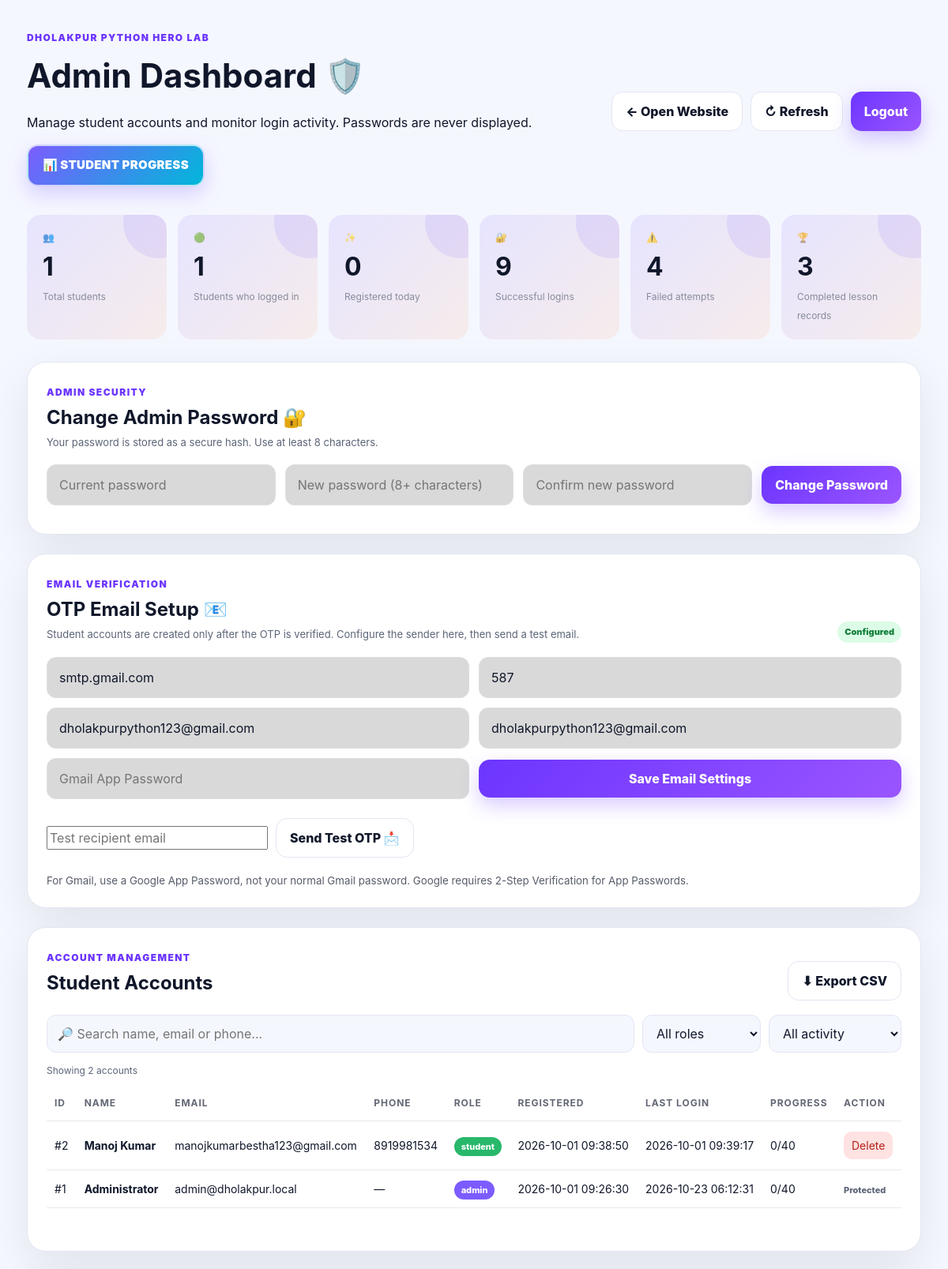
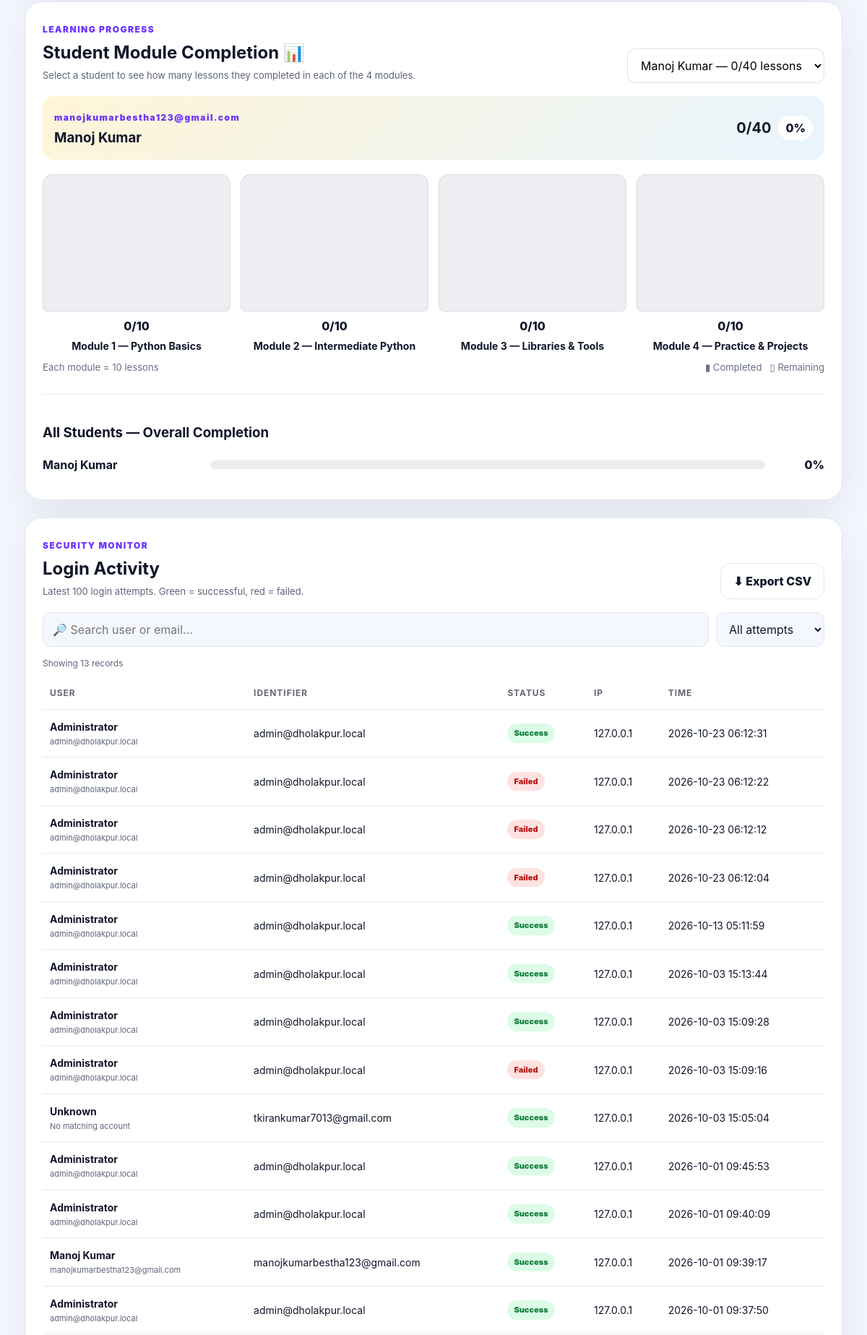
The page /admin (signed in, upper part) on the database its author committed (2 pictures, top to bottom).
### tables this page shows
CREATE TABLE users (
        id INTEGER PRIMARY KEY AUTOINCREMENT,
        name TEXT NOT NULL,
        email TEXT UNIQUE NOT NULL,
        phone TEXT,
        password_hash TEXT NOT NULL,
        role TEXT NOT NULL DEFAULT 'student',
        created_at TIMESTAMP DEFAULT CURRENT_TIMESTAMP,
        last_login TIMESTAMP
    );

CREATE TABLE login_logs (
        id INTEGER PRIMARY KEY AUTOINCREMENT,
        user_id INTEGER,
        identifier TEXT NOT NULL,
        success INTEGER NOT NULL,
        ip TEXT,
        login_at TIMESTAMP DEFAULT CURRENT_TIMESTAMP,
        FOREIGN KEY(user_id) REFERENCES users(id)
    );

### app.py (the view)
@app.route('/admin')
def admin():
    if not current_user() or current_user()['role'] != 'admin':
        return redirect(url_for('login_page'))
    c=db()
    users_rows=c.execute('''SELECT u.id,u.name,u.email,u.phone,u.role,u.created_at,u.last_login,
                      (SELECT COUNT(*) FROM lesson_progress p WHERE p.user_id=u.id AND p.completed=1) AS completed_lessons
                      FROM users u ORDER BY u.id DESC''').fetchall()
    users=[]
    student_progress=[]
    for r in users_rows:
        uid=r['id']
        m1=c.execute('SELECT COUNT(*) FROM lesson_progress WHERE user_id=? AND completed=1 AND lesson_no BETWEEN 1 AND 10',(uid,)).fetchone()[0]
        m2=c.execute('SELECT COUNT(*) FROM lesson_progress WHERE user_id=? AND completed=1 AND lesson_no BETWEEN 11 AND 20',(uid,)).fetchone()[0]
        m3=c.execute('SELECT COUNT(*) FROM lesson_progress WHERE user_id=? AND completed=1 AND lesson_no BETWEEN 21 AND 30',(uid,)).fetchone()[0]
        m4=c.execute('SELECT COUNT(*) FROM lesson_progress WHERE user_id=? AND completed=1 AND lesson_no BETWEEN 31 AND 40',(uid,)).fetchone()[0]
        item=dict(r)
        item['module_progress']=[m1,m2,m3,m4]
        users.append(item)
        if r['role']=='student':
            student_progress.append({'id':r['id'],'name':r['name'],'email':r['email'],'completed':r['completed_lessons'],'modules':[m1,m2,m3,m4]})
    logs=c.execute('''SELECT l.id,l.identifier,l.success,l.ip,l.login_at,u.name,u.email
                      FROM login_logs l LEFT JOIN users u ON u.id=l.user_id
                      ORDER BY l.id DESC LIMIT 100''').fetchall()
    total_users = c.execute("SELECT COUNT(*) FROM users WHERE role!='admin'").fetchone()[0]
    active_users = c.execute("SELECT COUNT(*) FROM users WHERE role!='admin' AND last_login IS NOT NULL").fetchone()[0]
    today_users = c.execute("SELECT COUNT(*) FROM users WHERE role!='admin' AND date(created_at)=date('now','localtime')").fetchone()[0]
    successful_logins = c.execute("SELECT COUNT(*) FROM login_logs WHERE success=1").fetchone()[0]
    failed_logins = c.execute("SELECT COUNT(*) FROM login_logs WHERE success=0").fetchone()[0]
    completed_lessons = c.execute("SELECT COUNT(*) FROM lesson_progress WHERE completed=1").fetchone()[0]
    c.close()
    stats = {
        'total_users': total_users,
        'active_users': active_users,
        'today_users': today_users,
        'successful_logins': successful_logins,
        'failed_logins': failed_logins,
        'completed_lessons': completed_lessons,
    }
    return render_template('admin.html',users=users,logs=logs,stats=stats,user=current_user(),student_progress=student_progress)

### app.py (called while the page is built)
def db():
    c = sqlite3.connect(DB)
    c.row_factory = sqlite3.Row
    return c

def current_user():
    return session.get('user')

### templates/admin.html (shortened to what this page needs)
<!doctype html>
<html lang="en">
<head>
<link rel="stylesheet" href="{{ url_for('static',filename='css/style.css') }}">
</head>
<body>
<main class="admin-page">
  <header class="admin-head">
    <div>
      <span class="eyebrow">DHOLAKPUR PYTHON HERO LAB</span>
      <h1>Admin Dashboard 🛡️</h1>
      <p>Manage student accounts and monitor login activity. Passwords are never displayed.</p>
      <a href="#learningProgress" class="progress-top-button" aria-label="Open Student Progress">📊 STUDENT PROGRESS</a>
    </div>
    <div>
      <div class="admin-actions">
        <a class="btn ghost" href="/">← Open Website</a>
        <button class="btn ghost" id="refreshBtn">↻ Refresh</button>
        <button class="btn primary" id="logoutBtn">Logout</button>
      </div>
    </div>
  </header>
  <section class="admin-stats admin-stats-five">
    <div class="stat-card"><span class="stat-icon">👥</span><b>{{ stats.total_users }}</b><span>Total students</span></div>
    <div class="stat-card"><span class="stat-icon">🟢</span><b>{{ stats.active_users }}</b><span>Students who logged in</span></div>
    <div class="stat-card"><span class="stat-icon">✨</span><b>{{ stats.today_users }}</b><span>Registered today</span></div>
    <div class="stat-card"><span class="stat-icon">🔐</span><b>{{ stats.successful_logins }}</b><span>Successful logins</span></div>
    <div class="stat-card"><span class="stat-icon">⚠️</span><b>{{ stats.failed_logins }}</b><span>Failed attempts</span></div>
    <div class="stat-card"><span class="stat-icon">🏆</span><b>{{ stats.completed_lessons }}</b><span>Completed lesson records</span></div>
  </section>
  <section class="admin-card password-card">
    <div class="admin-section-head">
      <div><span class="eyebrow">ADMIN SECURITY</span><h2>Change Admin Password 🔐</h2><p class="section-note">Your password is stored as a secure hash. Use at least 8 characters.</p></div>
    </div>
    <form id="passwordForm" class="admin-password-form">
      <input id="currentPassword" type="password" placeholder="Current password" required>
      <input id="newPassword" type="password" placeholder="New password (8+ characters)" minlength="8" required>
      <input id="confirmPassword" type="password" placeholder="Confirm new password" minlength="8" required>
      <button class="btn primary" type="submit">Change Password</button>
    </form>
  </section>
  <section class="admin-card email-settings-card">
    <div class="admin-section-head">
      <div><span class="eyebrow">EMAIL VERIFICATION</span><h2>OTP Email Setup 📧</h2><p class="section-note">Student accounts are created only after the OTP is verified. Configure the sender here, then send a test email.</p></div>
      <span id="emailStatusBadge" class="status failed">Not configured</span>
    </div>
    <form id="emailSettingsForm" class="admin-password-form" style="grid-template-columns:repeat(2,minmax(0,1fr))">
      <input id="smtpHost" value="smtp.gmail.com" placeholder="SMTP host" required>
      <input id="smtpPort" value="587" placeholder="SMTP port" required>
      <input id="smtpUser" type="email" placeholder="Sender Gmail address" required>
      <input id="smtpFrom" type="email" placeholder="From address (same as sender)">
      <input id="smtpPassword" type="password" placeholder="Gmail App Password" autocomplete="new-password">
      <button class="btn primary" type="submit">Save Email Settings</button>
    </form>
    <div style="display:flex;gap:10px;align-items:center;flex-wrap:wrap;margin-top:12px">
      <input id="testEmail" type="email" placeholder="Test recipient email" style="min-width:280px">
      <button class="btn ghost" id="testEmailBtn" type="button">Send Test OTP 📩</button>
    </div>
    <small class="security-note">For Gmail, use a Google App Password, not your normal Gmail password. Google requires 2-Step Verification for App Passwords.</small>
  </section>
  <section class="admin-card">
    <div class="admin-section-head">
      <div>
        <span class="eyebrow">ACCOUNT MANAGEMENT</span>
        <h2>Student Accounts</h2>
      </div>
      <button class="btn ghost" id="exportUsersBtn">⬇ Export CSV</button>
    </div>
    <div class="admin-filters">
      <input id="userSearch" type="search" placeholder="🔎 Search name, email or phone...">
      <select id="userRole"><option value="all">All roles</option><option value="student">Students</option><option value="admin">Admins</option></select>
      <select id="userActivity"><option value="all">All activity</option><option value="active">Logged in</option><option value="never">Never logged in</option></select>
    </div>
    <div class="filter-result" id="userResult">Showing {{ users|length }} accounts</div>
    <div class="table-wrap">
      <table id="usersTable">
        <thead><tr><th>ID</th><th>Name</th><th>Email</th><th>Phone</th><th>Role</th><th>Registered</th><th>Last Login</th><th>Progress</th><th>Action</th></tr></thead>
        <tbody>
        {% for u in users %}
          <tr data-search="{{ (u.name ~ ' ' ~ u.email ~ ' ' ~ (u.phone or ''))|lower }}" data-role="{{u.role}}" data-active="{{ 'active' if u.last_login else 'never' }}">
            <td>#{{u.id}}</td><td><strong>{{u.name}}</strong></td><td>{{u.email}}</td><td>{{u.phone or '—'}}</td>
            <td><span class="role {{u.role}}">{{u.role}}</span></td><td>{{u.created_at}}</td><td>{{u.last_login or 'Never'}}</td><td>{{u.completed_lessons }}/40</td>
            <td>{% if u.role!='admin' %}<button class="danger-btn" data-id="{{u.id}}">Delete</button>{% else %}<span class="protected">Protected</span>{% endif %}</td>
          </tr>
        {% else %}<tr><td colspan="9" class="empty-state">No accounts found.</td></tr>{% endfor %}
        </tbody>
      </table>
    </div>
  </section>
  <section class="admin-card progress-dashboard" id="learningProgress">
    <div class="admin-section-head">
      <div>
        <span class="eyebrow">LEARNING PROGRESS</span>
        <h2>Student Module Completion 📊</h2>
        <p class="section-note">Select a student to see how many lessons they completed in each of the 4 modules.</p>
      </div>
      <select id="progressStudent" class="progress-select">
        {% for s in student_progress %}<option value="{{s.id}}">{{s.name}} — {{s.completed}}/40 lessons</option>{% endfor %}
      </select>
    </div>
    <div id="progressPanel" class="progress-panel" hidden>
      <div class="progress-student-head"><div><span class="eyebrow" id="progressStudentLabel">Student</span><h3 id="progressStudentName">—</h3></div><div class="overall-badge"><strong id="overallCompleted">0/40</strong><span id="overallPercent">0%</span></div></div>
      <div class="module-chart" id="moduleChart"></div>
      <div class="module-legend"><span>Each module = 10 lessons</span><span>▮ Completed &nbsp; ▯ Remaining</span></div>
    </div>
    <div class="all-students-progress">
      <h3>All Students — Overall Completion</h3>
      <div id="studentBars"></div>
    </div>
  </section>
  <section class="admin-card">
    <div class="admin-section-head">
      <div><span class="eyebrow">SECURITY MONITOR</span><h2>Login Activity</h2><p class="section-note">Latest 100 login attempts. Green = successful, red = failed.</p></div>
      <button class="btn ghost" id="exportLogsBtn">⬇ Export CSV</button>
    </div>
    <div class="admin-filters">
      <input id="logSearch" type="search" placeholder="🔎 Search user or email...">
      <select id="logStatus"><option value="all">All attempts</option><option value="success">Successful</option><option value="failed">Failed</option></select>
    </div>
    <div class="filter-result" id="logResult">Showing {{ logs|length }} records</div>
    <div class="table-wrap">
      <table id="logsTable">
        <thead><tr><th>User</th><th>Identifier</th><th>Status</th><th>IP</th><th>Time</th></tr></thead>
        <tbody>
        {% for l in logs %}
          <tr data-search="{{ ((l.name or '') ~ ' ' ~ (l.email or '') ~ ' ' ~ l.identifier)|lower }}" data-status="{{ 'success' if l.success else 'failed' }}">
            <td><strong>{{l.name or 'Unknown'}}</strong><small class="subtext">{{l.email or 'No matching account'}}</small></td><td>{{l.identifier}}</td>
            <td><span class="status {{'success' if l.success else 'failed'}}">{{'Success' if l.success else 'Failed'}}</span></td><td>{{l.ip or '—'}}</td><td>{{l.login_at}}</td>
          </tr>
        {% else %}<tr><td colspan="5" class="empty-state">No login activity yet.</td></tr>{% endfor %}
        </tbody>
      </table>
    </div>
  </section>
</main>
</body></html>

### templates/admin.html (style rules this page uses)
.progress-select { min-width:260px;padding:12px 14px;border:1px solid rgba(0,0,0,.12);border-radius:12px;background:var(--card,#fff);font:inherit }
.progress-panel { margin-top:14px }
.progress-student-head { display:flex;justify-content:space-between;align-items:center;gap:16px;padding:16px;border-radius:16px;background:linear-gradient(135deg,rgba(255,193,7,.16),rgba(33,150,243,.10)) }
.progress-student-head h3 { margin:4px 0 0 }
.overall-badge { display:flex;align-items:center;gap:10px }
.overall-badge strong { font-size:1.25rem }
.overall-badge span { padding:5px 10px;border-radius:999px;background:#fff;font-weight:800 }
.module-chart { display:grid;grid-template-columns:repeat(4,1fr);gap:14px;align-items:end;margin-top:20px }
.module-legend { display:flex;justify-content:space-between;margin-top:10px;font-size:.82rem;color:#667085 }
.all-students-progress { margin-top:26px;padding-top:20px;border-top:1px solid rgba(0,0,0,.08) }
.progress-top-button { display:inline-flex;align-items:center;justify-content:center;gap:8px;margin-bottom:12px;padding:13px 18px;border-radius:14px;background:linear-gradient(135deg,#7c5cff,#00b8d9);color:#fff;text-decoration:none;font-weight:900;letter-spacing:.02em;box-shadow:0 10px 24px rgba(124,92,255,.25);border:2px solid rgba(255,255,255,.7) }
#learningProgress { scroll-margin-top:20px }

### rows shown on the page
users: id "2", name "Manoj Kumar", email "manojkumarbestha123@gmail.com", phone "8919981534", role "student", created_at "2026-10-01 09:38:50", last_login "2026-10-01 09:39:17", completed_lessons "0"
users: id "1", name "Administrator", email "admin@dholakpur.local", phone "—", role "admin", created_at "2026-10-01 09:26:30", last_login "2026-10-23 06:12:31", completed_lessons "0", shows "Protected"
login_logs: name "Administrator", email "admin@dholakpur.local", identifier "admin@dholakpur.local", success "Success", ip "127.0.0.1", login_at "2026-10-23 06:12:31"
login_logs: name "Administrator", email "admin@dholakpur.local", identifier "admin@dholakpur.local", success "Failed", ip "127.0.0.1", login_at "2026-10-23 06:12:22"
login_logs: name "Administrator", email "admin@dholakpur.local", identifier "admin@dholakpur.local", success "Failed", ip "127.0.0.1", login_at "2026-10-23 06:12:12"
login_logs: name "Administrator", email "admin@dholakpur.local", identifier "admin@dholakpur.local", success "Failed", ip "127.0.0.1", login_at "2026-10-23 06:12:04"
login_logs: name "Administrator", email "admin@dholakpur.local", identifier "admin@dholakpur.local", success "Success", ip "127.0.0.1", login_at "2026-10-13 05:11:59"
login_logs: name "Administrator", email "admin@dholakpur.local", identifier "admin@dholakpur.local", success "Success", ip "127.0.0.1", login_at "2026-10-03 15:13:44"
login_logs: name "Administrator", email "admin@dholakpur.local", identifier "admin@dholakpur.local", success "Success", ip "127.0.0.1", login_at "2026-10-03 15:09:28"
login_logs: name "Administrator", email "admin@dholakpur.local", identifier "admin@dholakpur.local", success "Failed", ip "127.0.0.1", login_at "2026-10-03 15:09:16"
login_logs: name "Unknown", email "No matching account", identifier "tkirankumar7013@gmail.com", success "Success", ip "127.0.0.1", login_at "2026-10-03 15:05:04"
login_logs: name "Administrator", email "admin@dholakpur.local", identifier "admin@dholakpur.local", success "Success", ip "127.0.0.1", login_at "2026-10-01 09:45:53"
login_logs: name "Administrator", email "admin@dholakpur.local", identifier "admin@dholakpur.local", success "Success", ip "127.0.0.1", login_at "2026-10-01 09:40:09"
login_logs: name "Manoj Kumar", email "manojkumarbestha123@gmail.com", identifier "manojkumarbestha123@gmail.com", success "Success", ip "127.0.0.1", login_at "2026-10-01 09:39:17"
login_logs: name "Administrator", email "admin@dholakpur.local", identifier "admin@dholakpur.local", success "Success", ip "127.0.0.1", login_at "2026-10-01 09:37:50"

### other values the page prints
{{ stats.total_users }} "1"
{{ stats.active_users }} "1"
{{ stats.today_users }} "0"
{{ stats.successful_logins }} "9"
{{ stats.failed_logins }} "4"
{{ stats.completed_lessons }} "3"
{{ users|length }} "2"
{{ logs|length }} "13"
form field value "Manoj Kumar — 0/40 lessons"
